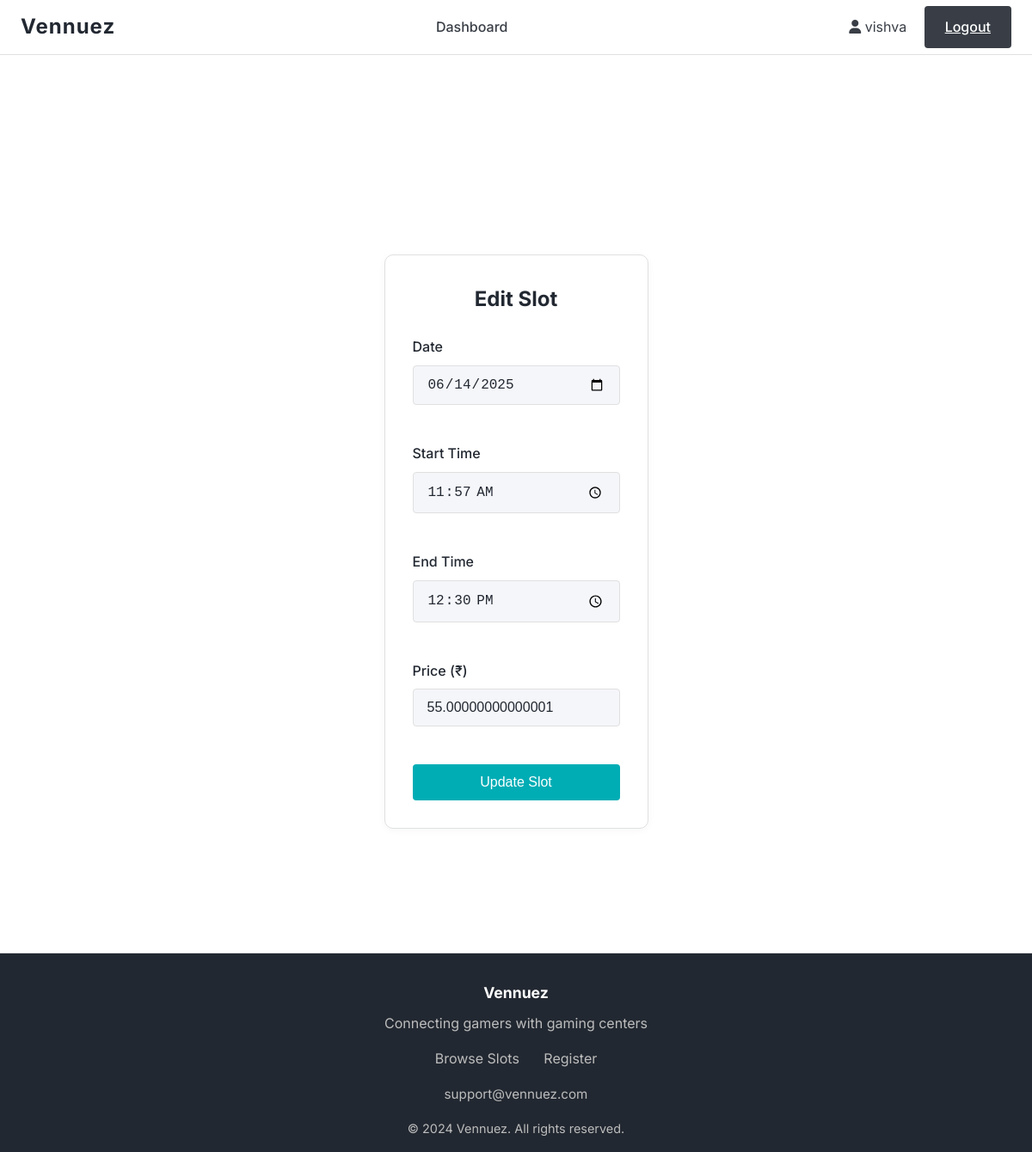
The page /edit_slot/1 (signed in) on the database as committed earlier.
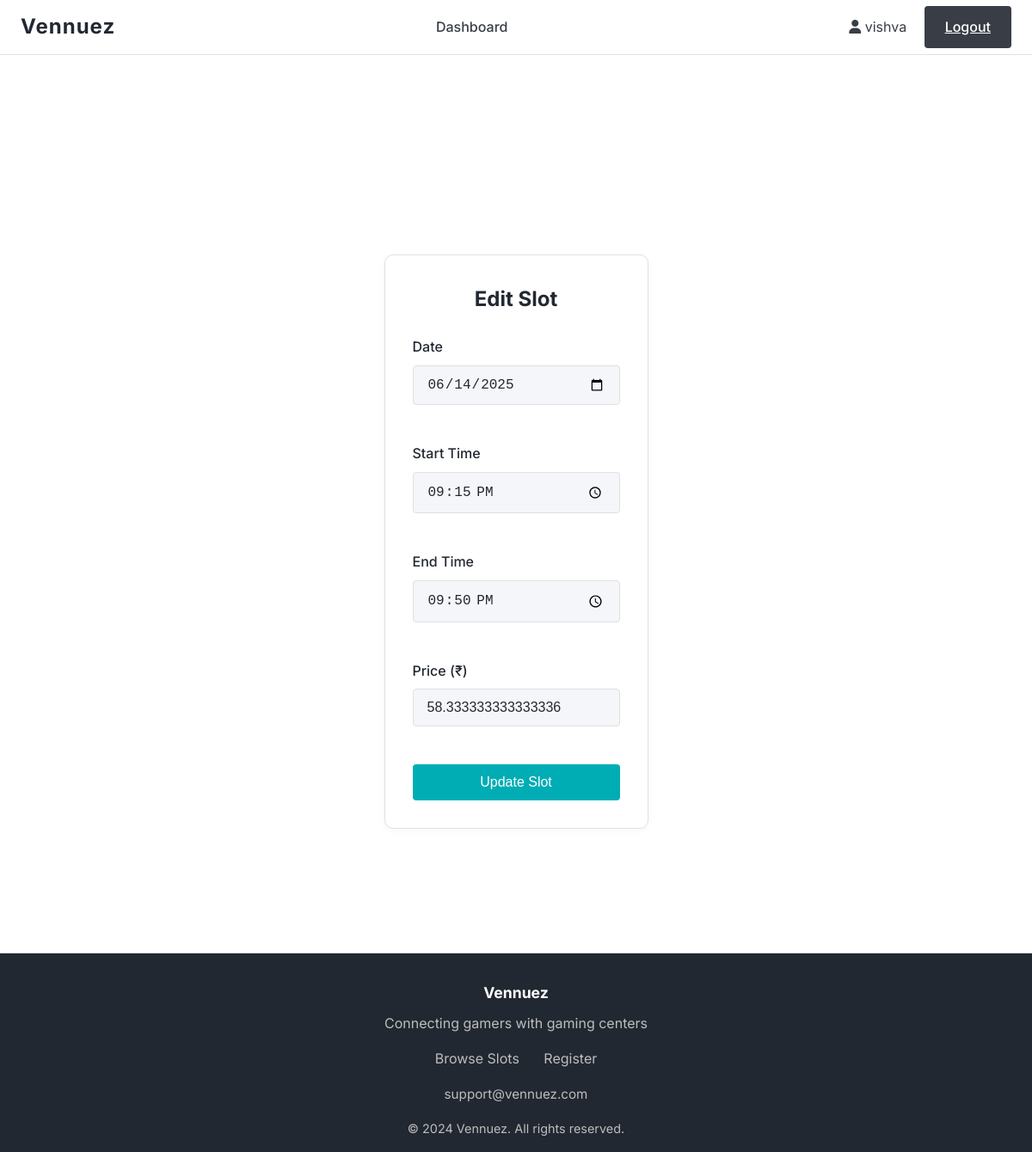
The same page on the database as committed later.
### models.py (models this page shows, shortened)
class TimeSlot(db.Model):
    __tablename__ = 'time_slots'
    id = db.Column(db.Integer, primary_key=True)
    start_time = db.Column(db.DateTime, nullable=False)
    end_time = db.Column(db.DateTime, nullable=False)
    total_amount = db.Column(db.Float, nullable=False)
    advance_paid = db.Column(db.Float, default=50.0)  # Fixed advance amount
    is_booked = db.Column(db.Boolean, default=False)
    snacks_amount = db.Column(db.Float, default=0.0)
    final_amount = db.Column(db.Float, default=0.0)
    completed = db.Column(db.Boolean, default=False)
    number_of_people = db.Column(db.Integer, default=1)  # New field for number of people
    booking_id = db.Column(db.String(20), unique=True, nullable=True)
    customer_name = db.Column(db.String(100), nullable=True)
    customer_phone = db.Column(db.String(20), nullable=True)
    customer_email = db.Column(db.String(120), nullable=True)
    customer_age = db.Column(db.Integer, nullable=True)
    special_requests = db.Column(db.Text, nullable=True)
    contact_sms = db.Column(db.Boolean, default=True)
    contact_whatsapp = db.Column(db.Boolean, default=True)
    contact_email = db.Column(db.Boolean, default=False)
    payment_status = db.Column(db.String(20), default='pending')  # pending, paid, failed
    payment_id = db.Column(db.String(100), nullable=True)
    booking_time = db.Column(db.DateTime, nullable=True)
    created_at = db.Column(db.DateTime, default=datetime.utcnow)
    console_id = db.Column(db.Integer, db.ForeignKey('consoles.id'), nullable=False)
    user_id = db.Column(db.Integer, db.ForeignKey('users.id'), nullable=True)  # Optional for unregistered bookings

### routes.py (the view, shortened to what this page needs)
@app.route('/edit_slot/<int:slot_id>', methods=['GET', 'POST'])
def edit_slot(slot_id):
    slot = TimeSlot.query.get_or_404(slot_id)
    if 'user_id' not in session or session.get('user_type') != 'owner':
        flash('Please login as owner to edit slots.', 'error')
        return redirect(url_for('login'))
    console = Console.query.get(slot.console_id)
    if not console or console.owner_id != session['user_id']:
        flash('Access denied.', 'error')
        return redirect(url_for('dashboard'))
    return render_template('edit_slot.html', slot=slot)

### templates/edit_slot.html (shortened to what this page needs)
{% extends "base.html" %}
{% block content %}
<section class="edit-slot-page" style="padding: 2rem 0;">
    <div class="container" style="max-width: 500px;">
        <div class="card" style="margin: 0 auto;">
            <h2 style="font-size: 1.5rem; font-weight: 700; margin-bottom: 1.5rem; text-align: center;">Edit Slot</h2>
            <form method="POST" class="edit-slot-form">
                <div class="form-group">
                    <label for="date" class="form-label">Date</label>
                    <input type="date" class="form-control" id="date" name="date" required value="{{ slot.start_time.strftime('%Y-%m-%d') }}">
                </div>
                <div class="form-group">
                    <label for="start_time" class="form-label">Start Time</label>
                    <input type="time" class="form-control" id="start_time" name="start_time" required value="{{ slot.start_time.strftime('%H:%M') }}">
                </div>
                <div class="form-group">
                    <label for="end_time" class="form-label">End Time</label>
                    <input type="time" class="form-control" id="end_time" name="end_time" required value="{{ slot.end_time.strftime('%H:%M') }}">
                </div>
                <div class="form-group">
                    <label for="price" class="form-label">Price (₹)</label>
                    <input type="number" class="form-control" id="price" name="price" required min="0" step="0.01" value="{{ slot.total_amount }}">
                </div>
                <button type="submit" class="btn" style="width: 100%;">Update Slot</button>
            </form>
        </div>
    </div>
</section>
{% endblock %}

Rows that differ between the two databases and show on the page:
changed TimeSlot: start_time "11:57" → "21:15"; end_time "12:30" → "21:50"; price "55.00000000000001" → "58.333333333333336"
